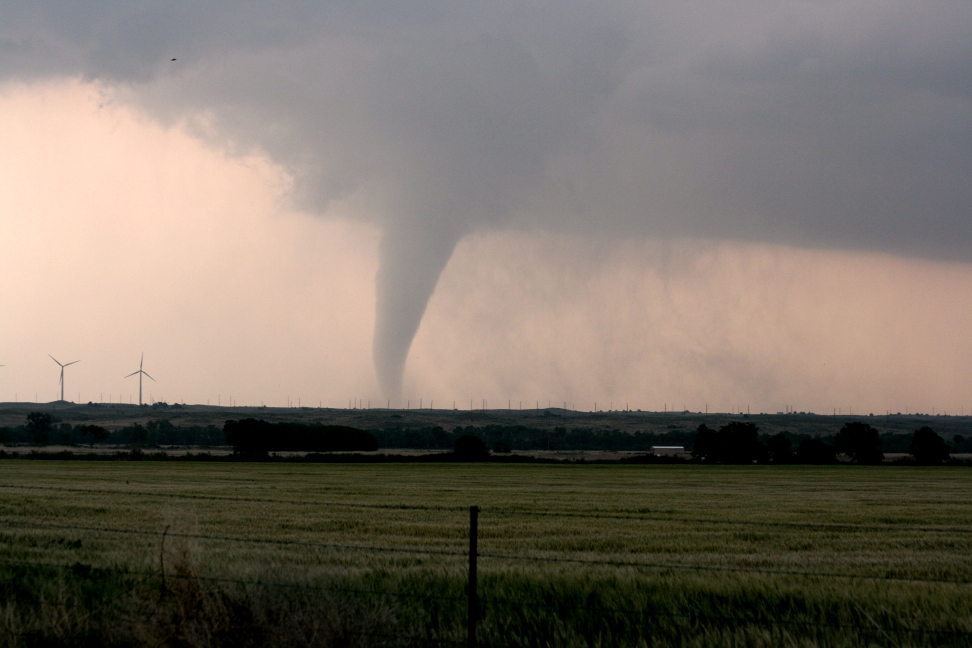
#> input picture godot/tools/ui_art/avatar_sources/tom_photo_original.jpg, 3888 x 2592 px (shown at 1/4 size)
$ python -i avatar_photo_prep.py   (imports and definitions only)
#> lines starting #> are read from the running program, lines starting #| are printed output that depends on the picture; after the words box and inside, x2 and y2 are one past the last pixel; in counts of white or black regions, pixels touching at a corner belong together
"""Prepare the photographic avatar sources (lane avatars) from CC0 photographs already on this PC.

The photos are Poly Haven HDRIs by Greg Zaal, CC0: Blender 4.2.3 ships eight of them in
datafiles/studiolights/world (its license.txt: "All HDRIs are licenses as CC0. These were created by Greg Zaal (Poly Haven)"),
and RWJ-Shared-Assets carries kloofendal_48d_partly_cloudy_puresky (sun disc removed). A pinhole camera is pointed into
each equirectangular panorama, tonemapped to an ordinary photograph and saved as a 1024 px JPEG in avatar_sources/.
build_avatars.py reads those JPEGs, so this script only has to run again to change a framing.
Reading .exr needs Blender (it converts them to .hdr in a temp folder); cv2 reads .hdr directly.
Usage: python avatar_photo_prep.py
"""
import os, subprocess, sys, tempfile
import numpy as np
import cv2
from PIL import Image

HERE = os.path.dirname(os.path.abspath(__file__))
ROOT = os.path.normpath(os.path.join(HERE, "..", "..", "..", ".."))           # RWJ Coding Projects
BLENDER = os.path.join(ROOT, "_tools", "blender-4.2.3-windows-x64", "blender.exe")
WORLD = os.path.join(ROOT, "_tools", "blender-4.2.3-windows-x64", "4.2", "datafiles", "studiolights", "world")
SKY = os.path.join(ROOT, "RWJ-Shared-Assets", "godot", "addons", "rwj_procgen", "sky", "sky.hdr")
OUT = os.path.join(HERE, "avatar_sources")

# name: (panorama, yaw deg, pitch deg, vertical fov deg, exposure, white point)
VIEWS = {
    "sunrise_field": ("sunrise", 33.0, 4.0, 50.0, 0.8, 8.0),      # You: sunrise over a misty field
    "woodland_trail": ("forest", 4.0, -4.0, 60.0, 1.3, 3.0),      # Wren: a gravel trail through the woods
    "cumulus": ("sky", -122.0, 26.0, 40.0, 1.0, 2.2),            # Sam: fair-weather cumulus
    "storm_cloud": ("sky", 22.0, 38.0, 48.0, 1.0, 2.2),          # Tom: cloud mass, regraded as a storm
    "storm_ground": ("sunrise", 100.0, -6.0, 60.0, 1.0, 4.0),     # Tom: open field under it
}
SOURCES = {
    "sunrise": "Poly Haven HDRI shipped with Blender 4.2.3 as studiolights/world/sunrise.exr, Greg Zaal, CC0",
    "forest": "Poly Haven HDRI shipped with Blender 4.2.3 as studiolights/world/forest.exr, Greg Zaal, CC0",
    "sky": "Poly Haven kloofendal_48d_partly_cloudy_puresky (https://polyhaven.com/a/kloofendal_48d_partly_cloudy_puresky),"
           " Greg Zaal, CC0, via RWJ-Shared-Assets sky/sky.hdr",
}


# [37 lines left out: functions load_panoramas, view, tonemap, not called in this run]


def clean_sun(img):
    """The panorama carries a dark calibration ring on the sun disc: inpaint dark specks near the sun from their surround."""
    g = cv2.cvtColor(img, cv2.COLOR_RGB2GRAY)
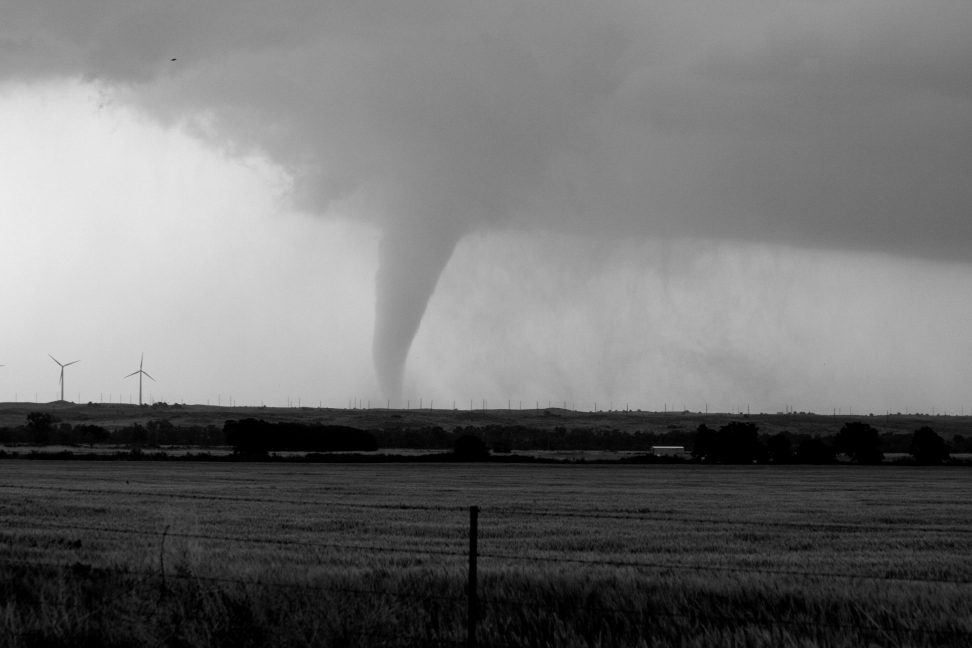
#> g: shape (2592, 3888) (shown at 1/4 size); min 0, max 240, mean 113.7
    ys, xs = np.nonzero(g >= np.percentile(g, 99.5))
    cy, cx = ys.mean(), xs.mean()
#> cy = 812.6; cx = 115.7
    med = cv2.medianBlur(g, 41).astype(np.int16)
    jj, ii = np.mgrid[0:g.shape[0], 0:g.shape[1]]
    near = (jj - cy) ** 2 + (ii - cx) ** 2 < 200 ** 2
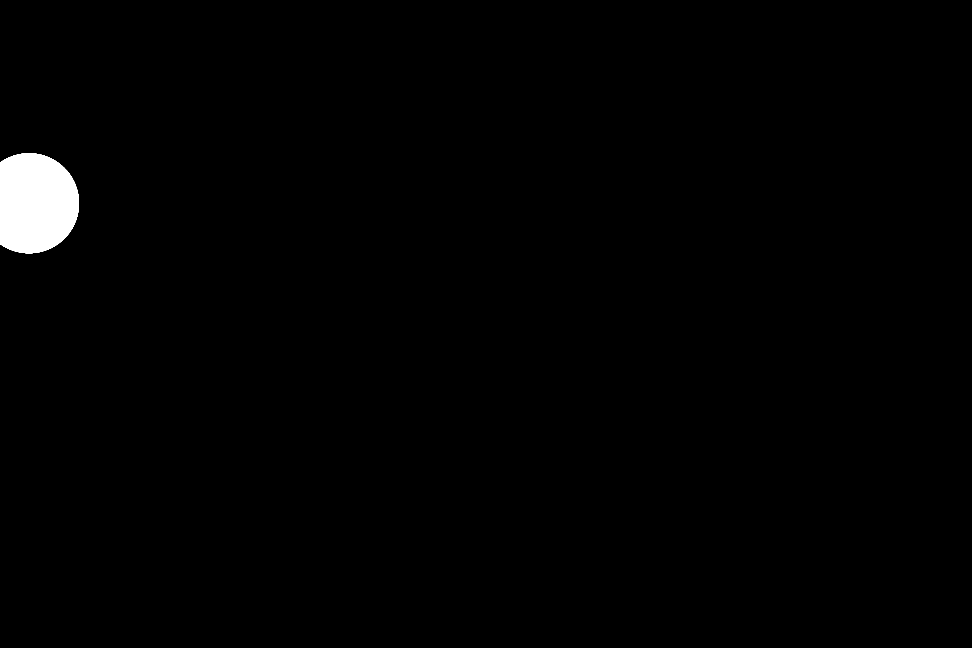
#> near: shape (2592, 3888) bool (shown at 1/4 size); 1.1% white; 1 white region, box (x1, y1, x2, y2) and area: (0, 613, 316, 1013) 106555
    mask = ((med - g.astype(np.int16) > 18) & near).astype(np.uint8) * 255
#> mask: shape (2592, 3888); every value is 0
    mask = cv2.dilate(mask, np.ones((7, 7), np.uint8))
    return cv2.inpaint(img, mask, 9, cv2.INPAINT_TELEA)


TOM_SOURCE = ("`tom_photo_original.jpg`: 'Tornado over the Kansas plains (Nssl0232 - Flickr - NOAA Photo Library)', "
              "https://commons.wikimedia.org/wiki/File:Tornado_over_the_Kansas_plains_(Nssl0232_-_Flickr_-_NOAA_Photo_Library).jpg, "
              "photographer Sean Waugh, NOAA/NSSL, 23 May 2008, Kansas; public domain (made by a NOAA employee as part of "
              "official duties, Commons PD-USGov-NOAA notice); 3888 x 2592, 3,401,943 bytes, downloaded 2026-10-24")


# [31 lines left out: functions crop_tom, build, not called in this run]


# [2 lines not run here, left out]

>>> import cv2
>>> picture = cv2.cvtColor(cv2.imread('avatar_sources/tom_photo_original.jpg'), cv2.COLOR_BGR2RGB)
>>> result = clean_sun(picture)

$ run again, on godot/tools/ui_art/avatar_sources/cumulus.jpg
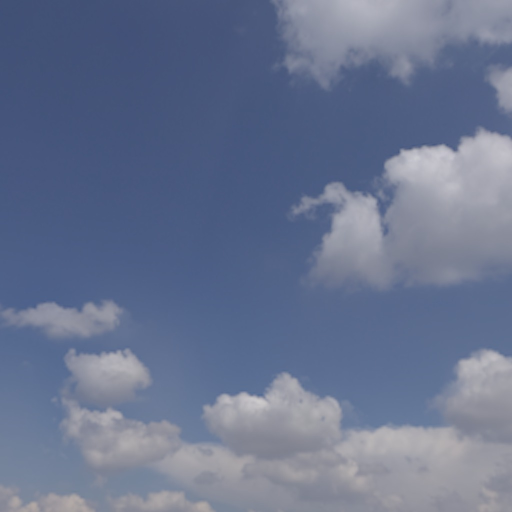
#> input picture godot/tools/ui_art/avatar_sources/cumulus.jpg, 1024 x 1024 px (shown at 1/2 size)
#> ys = 5703 values from 282 to 817; xs = 5703 values, max 1023 at index 1393, min 453 at index 5013, mean 848.6
#> cy = 390; cx = 848.6
#> in clean_sun, `near = (jj - cy) ** 2 + (ii - cx) ** 2 < 200 ** 2`:
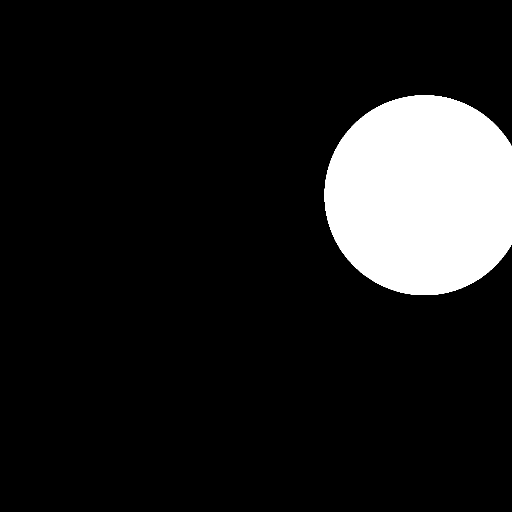
#> near: shape (1024, 1024) bool (shown at 1/2 size); 11.7% white; 1 white region, box (x1, y1, x2, y2) and area: (649, 190, 1024, 590) 122375
#> in clean_sun, `return cv2.inpaint(img, mask, 9, cv2.INPAINT_TELEA)`:
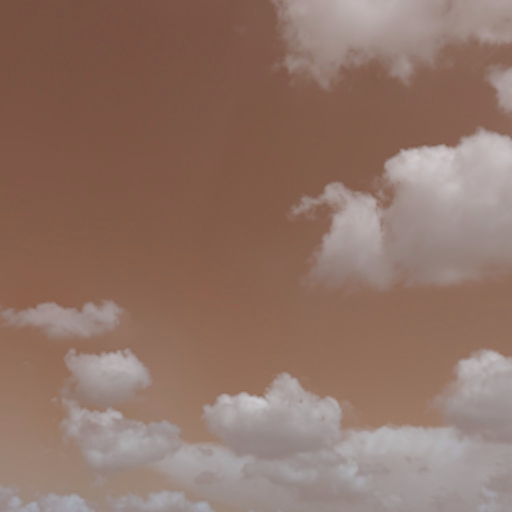
#> returned value: shape (1024, 1024, 3) (shown at 1/2 size); mean of channels 0, 1, 2 104, 115.6, 143.6; drawn as B, G, R

$ run again, on godot/tools/ui_art/avatar_sources/storm_ground.jpg
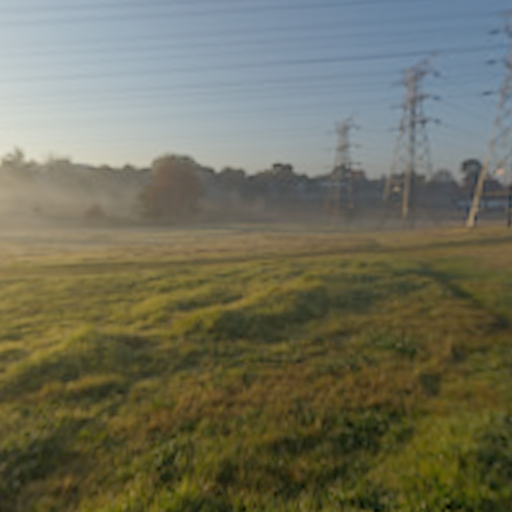
#> input picture godot/tools/ui_art/avatar_sources/storm_ground.jpg, 1024 x 1024 px (shown at 1/2 size)
#> ys = 5633 values from 201 to 320; xs = 5633 values, max 111 at index 2973, min 0 at index 0, mean 38.31
#> cy = 271.5; cx = 38.31
#> in clean_sun, `near = (jj - cy) ** 2 + (ii - cx) ** 2 < 200 ** 2`:
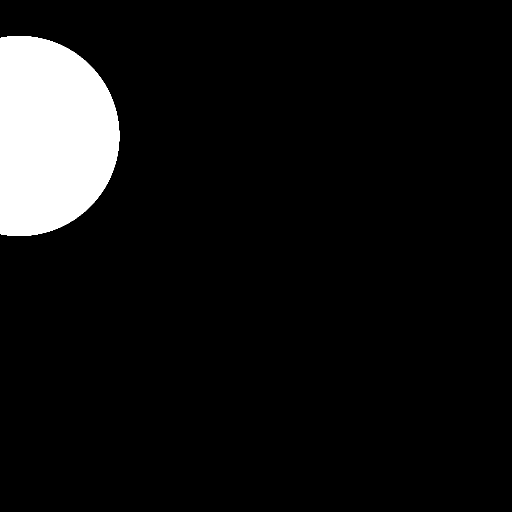
#> near: shape (1024, 1024) bool (shown at 1/2 size); 7.5% white; 1 white region, box (x1, y1, x2, y2) and area: (0, 72, 239, 472) 78268
#> in clean_sun, `return cv2.inpaint(img, mask, 9, cv2.INPAINT_TELEA)`:
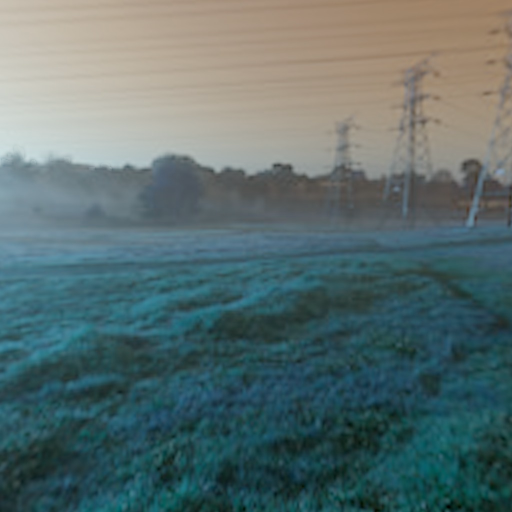
#> returned value: shape (1024, 1024, 3) (shown at 1/2 size); mean of channels 0, 1, 2 110.6, 110.5, 90.9; drawn as B, G, R
